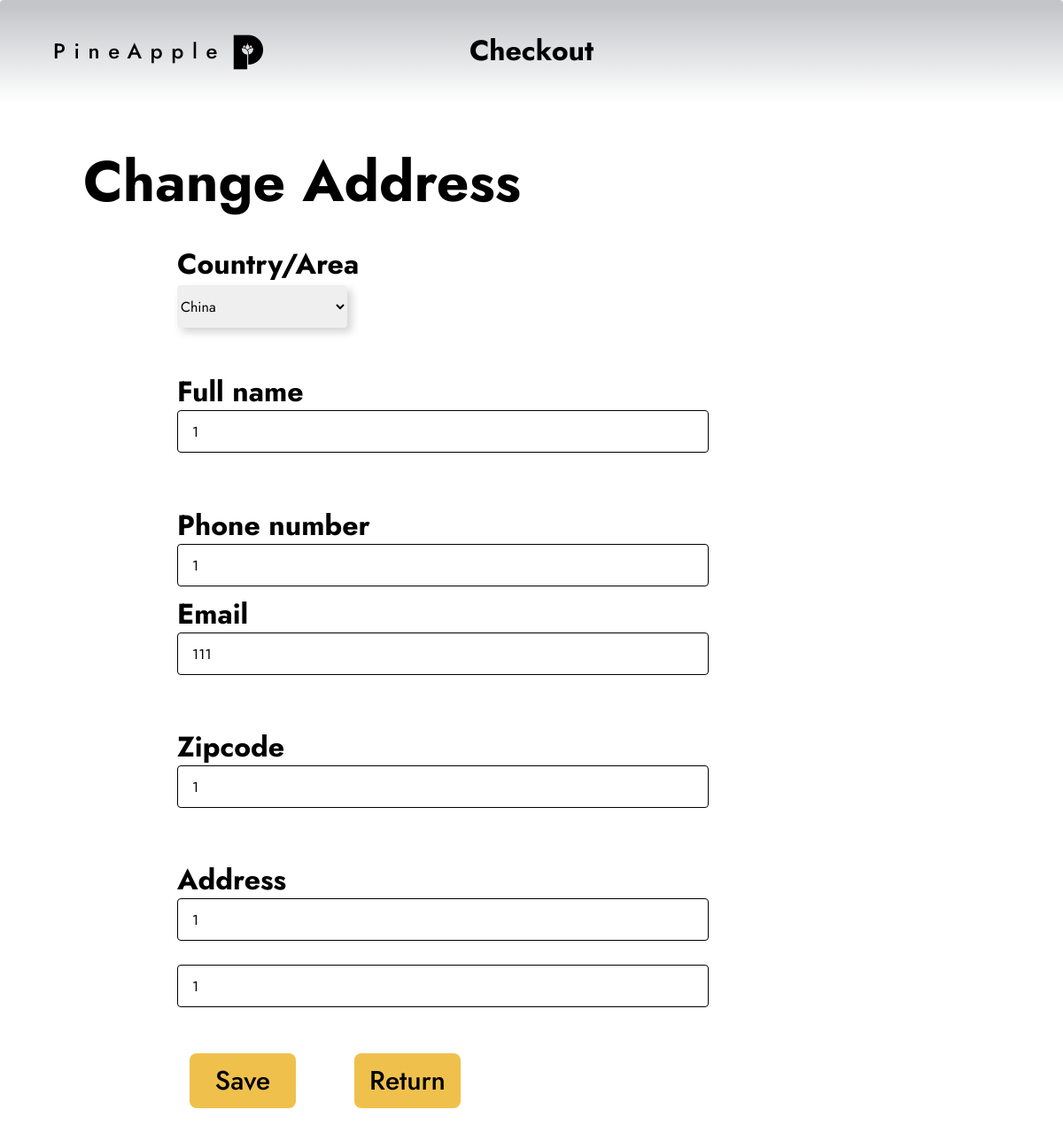
The app's page /change-address.php (signed in) with its own data.
### tables this page shows
CREATE TABLE IF NOT EXISTS `tbl_customer` (
  `id` int NOT NULL AUTO_INCREMENT,
  `name` varchar(255) NOT NULL,
  `address` text NOT NULL,
  `city` varchar(30) NOT NULL,
  `country` varchar(30) NOT NULL,
  `zip` varchar(30) NOT NULL,
  `phone` varchar(30) NOT NULL,
  `email` varchar(255) NOT NULL,
  `pass` varchar(32) NOT NULL,
  PRIMARY KEY (`id`)
);

### classess/Customer.php (called while the page is built, shortened)
<?php
$filepath = realpath(dirname(__FILE__));
include_once ($filepath.'/../lib/Database.php');
?>
<?php
class Customer{
	private $db;
	public function __construct()
	{
		$this->db = new Database();
	}
	public function getCustomerData($id){
		$query = "SELECT * FROM tbl_customer WHERE id = '$id'";
		$result = $this->db->select($query);
		return $result;
	}
}
?>

### lib/Database.php (called while the page is built, shortened)
<?php
Class Database{
 public $host   = DB_HOST;
 public $user   = DB_USER;
 public $pass   = DB_PASS;
 public $dbname = DB_NAME;
 public $link;
private function connectDB(){
 $this->link = new mysqli($this->host, $this->user, $this->pass,
  $this->dbname);
 }
public function select($query){
  $result = $this->link->query($query) or
   die($this->link->error.__LINE__);
  if($result->num_rows > 0){
    return $result;
  } else {
    return false;
  }
 }
}

### lib/Session.php (called while the page is built, shortened)
<?php
class Session{
 public static function get($key){
  if (isset($_SESSION[$key])) {
   return $_SESSION[$key];
  } else {
   return false;
  }
 }
}
?>

### change-address.php (the view, shortened to what this page needs)
<?php
include 'lib/Session.php';
include 'lib/Database.php';
$cmr = new Customer();
?>
<!DOCTYPE html>
<html lang="en">
  <head>
    <link
      rel="stylesheet"
      href="https://unpkg.com/animate.css@4.1.1/animate.css"
    />
    <link
      rel="stylesheet"
      href="https://unpkg.com/@teleporthq/teleport-custom-scripts/dist/style.css"
    />
  </head>
  <body>
    <link rel="stylesheet" href="./style.css" />
    <div>
      <link href="./change-address.css" rel="stylesheet" />
      <div class="change-address-container">
        <div class="change-address-container1">
          <div class="change-address-container2">
            <a href="index.php">
              <div
                class="logo-container navbar-logo-title logo-root-class-name13">
                <span class="logo-logo-center Logo navbar-logo-title">
                  <span>PineApple</span>
                </span>
                <img
                  alt="image"
                  src="public/Pineapple Icons/logo_no_bg_2-200h.png"
                  class="logo-image"
                />
              </div>
            </a>
            <h1>Checkout</h1>
          </div>
          <?php
    		    $id = Session::get("cmrId");
    		    $getdata = $cmr->getCustomerData($id);
    		    if ($getdata) {
    			    while ($result = $getdata->fetch_assoc()) {
    		 ?>
          <form action="" method="post">
            <div class="change-address-container3">
              <h1 class="change-address-text1">Change Address
              </h1>
              <div class="change-address-container4">
                <div class="change-address-container5">
                  <input name = "name" type="text" class="change-address-textinput input" value="<?php echo $result['name'];?>"/>
                  <h1 class="change-address-text2">Full name</h1>
                </div>
              </div>
              <div class="change-address-container6">
                <input name = "phone" type="text" class="change-address-textinput1 input" value="<?php echo $result['phone'];?>"/>
                <h1 class="change-address-text4">Phone number</h1>
              </div>
              <div class="change-address-container8">
                <input name = "email" type="text" class="change-address-textinput4 input" value="<?php echo $result['email'];?>"/>
                <h1 class="change-address-text6">Email</h1>
              </div>
              <div class="change-address-container7">
                <input name = "address" type="text" placeholder="address" class="change-address-textinput2 input" value="<?php echo $result['address'];?>"/>
                <h1 class="change-address-text5">Address</h1>
                <input name = "city" type="text" placeholder="city" class="change-address-textinput3 input" value="<?php echo $result['city'];?>"/>
              </div>
              <div class="change-address-container9">
                <input name = "zip" type="text" class="change-address-textinput4 input" value="<?php echo $result['zip'];?>"/>
                <h1 class="change-address-text6">Zipcode</h1>
              </div>
              <div class="change-address-ct1">
                  <h1 class="change-address-text3">Country/Area</h1>
                  <select name="country" size="1" class="change-address-select"> <?php $countries = [ "China", "China HK", "United States", "Canada", "United Kingdom", "Australia", "Germany", "France", "Italy", "Spain", "Brazil", "India", "Japan", "South Korea", "South Africa", "Mexico", "Russia", "Argentina", "Belgium", "Chile", "Denmark", "Egypt", "Finland", "Greece", "Hungary", "Indonesia", "Jamaica", "Kenya", "Luxembourg", "Malaysia", "Netherlands", "Oman", "Portugal", "Qatar", "Romania", "Sweden", "Thailand", "Ukraine", "Vietnam", "Yemen", "Zimbabwe" ];
                    foreach ($countries as $country) {
                      echo '<option value="'.$country.'"'.($country == $result['country'] ? ' selected="selected"' : '').'>'.$country.'</option>';
                    } ?>
                  </select>
                </div>
              <input type="submit" name="submit" value="Save" class="change-address-navlink1 navbar-link">
              <a type="button" href="payment.php" class="change-address-navlink9 navbar-link">
                Return
              </a>
            </div>
          </form>
          <?php }} ?>
        </div>
      </div>
    </div>
  </body>
</html>

### style.css (style rules this page uses)
:root { --dl-color-gray-500: #595959; --dl-color-gray-700: #999999; --dl-color-gray-900: #D9D9D9; --dl-color-gray-950: #e5e5e5ff; --dl-size-size-large: 144px; --dl-size-size-small: 48px; --dl-color-gray-black: #000000; --dl-color-gray-white: #FFFFFF; --dl-size-size-medium: 96px; --dl-size-size-xlarge: 192px; --dl-size-size-xsmall: 16px; --dl-space-space-unit: 16px; --dl-size-size-xxlarge: 288px; --dl-color-gray-black50: #00000080; --dl-color-gray-black60: #00000099; --dl-color-gray-black80: #000000cc; --dl-color-pallet-green: #dfe7ddff; --dl-size-size-maxwidth: 1328px; --dl-color-pallet-yellow: #efc14cff; --dl-radius-radius-round: 50%; --dl-color-pallet-warning: #c92323ff; --dl-space-space-halfunit: 8px; --dl-space-space-sixunits: 96px; --dl-space-space-twounits: 32px; --dl-radius-radius-radius2: 2px; --dl-radius-radius-radius4: 4px; --dl-radius-radius-radius8: 8px; --dl-space-space-fiveunits: 80px; --dl-space-space-fourunits: 64px; --dl-space-space-threeunits: 48px; --dl-space-space-oneandhalfunits: 24px; }
.input { color: var(--dl-color-gray-white); cursor: auto; outline: none; padding: 0.5rem 1rem; background-color: var(--dl-color-pallet-green); }
.navbar-link { color: rgba(0, 0, 0, 1); cursor: pointer; height: auto; font-size: 13px; text-align: left; transition: 0.3s; font-family: Jost; font-weight: 500; text-decoration: none; }
.navbar-logo-title { color: var(--dl-color-gray-black); cursor: pointer; height: auto; font-size: 24px; transition: 0.3s; font-family: Jost; font-weight: 500; line-height: 20px; margin-left: var(--dl-space-space-fourunits); margin-right: var(--dl-space-space-fourunits); letter-spacing: 0.4em; text-decoration: none; }
.Logo { font-size: 24px; font-family: "Jost"; font-weight: 500; line-height: 20; letter-spacing: 0.4; text-transform: capitalize; text-decoration: none; }

### change-address.php (style rules this page uses)
html { line-height: 1.15; }
body { margin: 0; }
* { box-sizing: border-box; border-width: 0; border-style: solid; }
p,li,ul,pre,div,h1,h2,h3,h4,h5,h6,figure,blockquote,figcaption { margin: 0; padding: 0; }
button,input,optgroup,select,textarea { font-family: inherit; font-size: 100%; line-height: 1.15; margin: 0; }
button,select { text-transform: none; }
button,[type="button"],[type="reset"],[type="submit"] { -webkit-appearance: button; }
a { color: inherit; text-decoration: inherit; }
input { padding: 2px 4px; }
img { display: block; }
html { scroll-behavior: smooth }
html { font-family: Jost; font-size: 16px; }
body { font-weight: 400; font-style:normal; text-decoration: none; text-transform: none; letter-spacing: 0.02; line-height: 1.55; color: var(--dl-color-gray-black); background-color: var(--dl-color-gray-white); }

### records on screen
tbl_customer: name "1", phone "1", email "111", address "1", city "1", zip "1"

### other values on screen
form field country "China"
